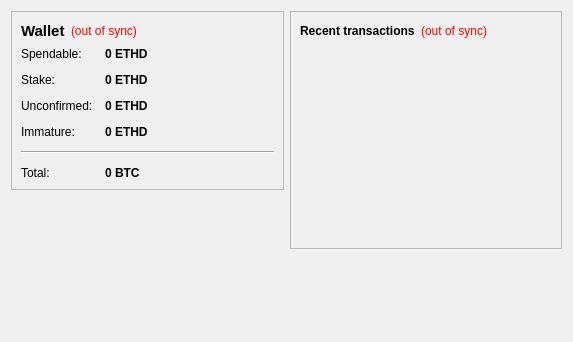
<?xml version="1.0" encoding="UTF-8"?>
<ui version="4.0">
 <class>OverviewPage</class>
 <widget class="QWidget" name="OverviewPage">
  <property name="geometry">
   <rect>
    <x>0</x>
    <y>0</y>
    <width>573</width>
    <height>342</height>
   </rect>
  </property>
  <property name="windowTitle">
   <string>Form</string>
  </property>
  <layout class="QHBoxLayout" name="horizontalLayout" stretch="1,1">
   <item>
    <layout class="QVBoxLayout" name="verticalLayout_2">
     <item>
      <widget class="QFrame" name="frame">
       <property name="frameShape">
        <enum>QFrame::StyledPanel</enum>
       </property>
       <property name="frameShadow">
        <enum>QFrame::Raised</enum>
       </property>
       <layout class="QVBoxLayout" name="verticalLayout_4">
        <item>
         <layout class="QHBoxLayout" name="horizontalLayout_4">
          <item>
           <widget class="QLabel" name="label_5">
            <property name="font">
             <font>
              <pointsize>11</pointsize>
              <weight>75</weight>
              <bold>true</bold>
             </font>
            </property>
            <property name="text">
             <string>Wallet</string>
            </property>
           </widget>
          </item>
          <item>
           <widget class="QLabel" name="labelWalletStatus">
            <property name="toolTip">
             <string>The displayed information may be out of date. Your wallet automatically synchronizes with the EthereumDark network after a connection is established, but this process has not completed yet.</string>
            </property>
            <property name="styleSheet">
             <string notr="true">QLabel { color: red; }</string>
            </property>
            <property name="text">
             <string notr="true">(out of sync)</string>
            </property>
            <property name="alignment">
             <set>Qt::AlignLeading|Qt::AlignLeft|Qt::AlignVCenter</set>
            </property>
           </widget>
          </item>
          <item>
           <spacer name="horizontalSpacer_2">
            <property name="orientation">
             <enum>Qt::Horizontal</enum>
            </property>
            <property name="sizeHint" stdset="0">
             <size>
              <width>40</width>
              <height>20</height>
             </size>
            </property>
           </spacer>
          </item>
         </layout>
        </item>
        <item>
         <layout class="QFormLayout" name="formLayout_2">
          <property name="fieldGrowthPolicy">
           <enum>QFormLayout::AllNonFixedFieldsGrow</enum>
          </property>
          <property name="horizontalSpacing">
           <number>12</number>
          </property>
          <property name="verticalSpacing">
           <number>12</number>
          </property>
          <item row="0" column="0">
           <widget class="QLabel" name="label">
            <property name="text">
             <string>Spendable:</string>
            </property>
           </widget>
          </item>
          <item row="0" column="1">
           <widget class="QLabel" name="labelBalance">
            <property name="font">
             <font>
              <weight>75</weight>
              <bold>true</bold>
             </font>
            </property>
            <property name="cursor">
             <cursorShape>IBeamCursor</cursorShape>
            </property>
            <property name="toolTip">
             <string>Your current spendable balance</string>
            </property>
            <property name="text">
             <string notr="true">0 ETHD</string>
            </property>
            <property name="textInteractionFlags">
             <set>Qt::LinksAccessibleByMouse|Qt::TextSelectableByKeyboard|Qt::TextSelectableByMouse</set>
            </property>
           </widget>
          </item>
          <item row="1" column="0">
           <widget class="QLabel" name="label_6">
            <property name="text">
             <string>Stake:</string>
            </property>
           </widget>
          </item>
          <item row="1" column="1">
           <widget class="QLabel" name="labelStake">
            <property name="font">
             <font>
              <weight>75</weight>
              <bold>true</bold>
             </font>
            </property>
            <property name="cursor">
             <cursorShape>IBeamCursor</cursorShape>
            </property>
            <property name="toolTip">
             <string>Total of coins that was staked, and do not yet count toward the current balance</string>
            </property>
            <property name="text">
             <string notr="true">0 ETHD</string>
            </property>
            <property name="textInteractionFlags">
             <set>Qt::LinksAccessibleByMouse|Qt::TextSelectableByKeyboard|Qt::TextSelectableByMouse</set>
            </property>
           </widget>
          </item>
          <item row="2" column="0">
           <widget class="QLabel" name="label_3">
            <property name="text">
             <string>Unconfirmed:</string>
            </property>
           </widget>
          </item>
          <item row="2" column="1">
           <widget class="QLabel" name="labelUnconfirmed">
            <property name="font">
             <font>
              <weight>75</weight>
              <bold>true</bold>
             </font>
            </property>
            <property name="cursor">
             <cursorShape>IBeamCursor</cursorShape>
            </property>
            <property name="toolTip">
             <string>Total of transactions that have yet to be confirmed, and do not yet count toward the current balance</string>
            </property>
            <property name="text">
             <string notr="true">0 ETHD</string>
            </property>
            <property name="textInteractionFlags">
             <set>Qt::LinksAccessibleByMouse|Qt::TextSelectableByKeyboard|Qt::TextSelectableByMouse</set>
            </property>
           </widget>
          </item>
          <item row="3" column="0">
           <widget class="QLabel" name="labelImmatureText">
            <property name="text">
             <string>Immature:</string>
            </property>
           </widget>
          </item>
          <item row="3" column="1">
           <widget class="QLabel" name="labelImmature">
            <property name="font">
             <font>
              <weight>75</weight>
              <bold>true</bold>
             </font>
            </property>
            <property name="toolTip">
             <string>Mined balance that has not yet matured</string>
            </property>
            <property name="text">
             <string notr="true">0 ETHD</string>
            </property>
            <property name="textInteractionFlags">
             <set>Qt::LinksAccessibleByMouse|Qt::TextSelectableByKeyboard|Qt::TextSelectableByMouse</set>
            </property>
           </widget>
          </item>
          <item row="4" column="0" colspan="2">
           <widget class="Line" name="line">
            <property name="orientation">
             <enum>Qt::Horizontal</enum>
            </property>
           </widget>
          </item>
          <item row="5" column="0">
           <widget class="QLabel" name="labelTotalText">
            <property name="text">
             <string>Total:</string>
            </property>
           </widget>
          </item>
          <item row="5" column="1">
           <widget class="QLabel" name="labelTotal">
            <property name="font">
             <font>
              <weight>75</weight>
              <bold>true</bold>
             </font>
            </property>
            <property name="cursor">
             <cursorShape>IBeamCursor</cursorShape>
            </property>
            <property name="toolTip">
             <string>Your current total balance</string>
            </property>
            <property name="text">
             <string notr="true">0 BTC</string>
            </property>
            <property name="textInteractionFlags">
             <set>Qt::LinksAccessibleByMouse|Qt::TextSelectableByKeyboard|Qt::TextSelectableByMouse</set>
            </property>
           </widget>
          </item>
         </layout>
        </item>
       </layout>
      </widget>
     </item>
     <item>
      <spacer name="verticalSpacer">
       <property name="orientation">
        <enum>Qt::Vertical</enum>
       </property>
       <property name="sizeHint" stdset="0">
        <size>
         <width>20</width>
         <height>40</height>
        </size>
       </property>
      </spacer>
     </item>
    </layout>
   </item>
   <item>
    <layout class="QVBoxLayout" name="verticalLayout_3">
     <item>
      <widget class="QFrame" name="frame_2">
       <property name="frameShape">
        <enum>QFrame::StyledPanel</enum>
       </property>
       <property name="frameShadow">
        <enum>QFrame::Raised</enum>
       </property>
       <layout class="QVBoxLayout" name="verticalLayout">
        <item>
         <layout class="QHBoxLayout" name="horizontalLayout_2">
          <item>
           <widget class="QLabel" name="label_4">
            <property name="text">
             <string>&lt;b&gt;Recent transactions&lt;/b&gt;</string>
            </property>
           </widget>
          </item>
          <item>
           <widget class="QLabel" name="labelTransactionsStatus">
            <property name="toolTip">
             <string>The displayed information may be out of date. Your wallet automatically synchronizes with the EthereumDark network after a connection is established, but this process has not completed yet.</string>
            </property>
            <property name="styleSheet">
             <string notr="true">QLabel { color: red; }</string>
            </property>
            <property name="text">
             <string notr="true">(out of sync)</string>
            </property>
            <property name="alignment">
             <set>Qt::AlignRight|Qt::AlignTrailing|Qt::AlignVCenter</set>
            </property>
           </widget>
          </item>
          <item>
           <spacer name="horizontalSpacer">
            <property name="orientation">
             <enum>Qt::Horizontal</enum>
            </property>
            <property name="sizeHint" stdset="0">
             <size>
              <width>40</width>
              <height>20</height>
             </size>
            </property>
           </spacer>
          </item>
         </layout>
        </item>
        <item>
         <widget class="QListView" name="listTransactions">
          <property name="styleSheet">
           <string notr="true">QListView { background: transparent; }</string>
          </property>
          <property name="frameShape">
           <enum>QFrame::NoFrame</enum>
          </property>
          <property name="verticalScrollBarPolicy">
           <enum>Qt::ScrollBarAlwaysOff</enum>
          </property>
          <property name="horizontalScrollBarPolicy">
           <enum>Qt::ScrollBarAlwaysOff</enum>
          </property>
          <property name="selectionMode">
           <enum>QAbstractItemView::NoSelection</enum>
          </property>
         </widget>
        </item>
       </layout>
      </widget>
     </item>
     <item>
      <spacer name="verticalSpacer_2">
       <property name="orientation">
        <enum>Qt::Vertical</enum>
       </property>
       <property name="sizeHint" stdset="0">
        <size>
         <width>20</width>
         <height>40</height>
        </size>
       </property>
      </spacer>
     </item>
    </layout>
   </item>
  </layout>
 </widget>
 <resources/>
 <connections/>
</ui>
